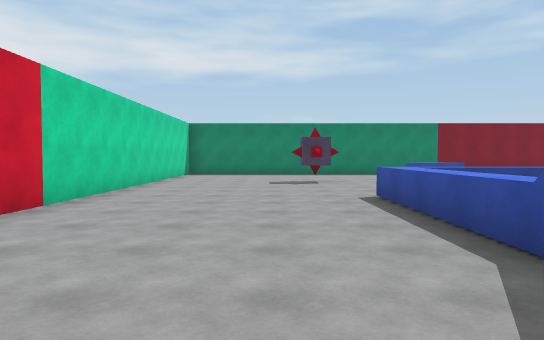
View 1 (above)

20 first-person views from a walk through a Unity game level. The camera is 1.4 m above the floor, tilts 2° down and sees 70° across. The floor is counted in squares, 2 m on a side. Each view is taken from the middle of a square. On the plan, view 1 faces up. The plan holds only what a view shows up to about 11 squares ahead; the rest is blank.

View 2
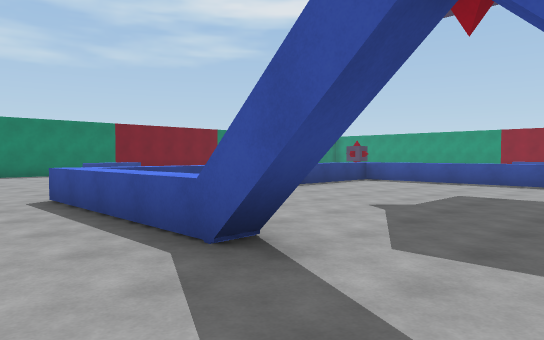

View 3
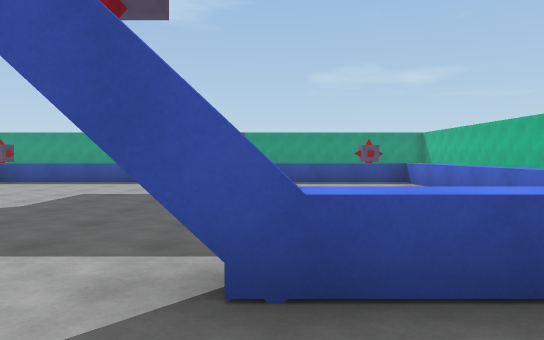

View 4
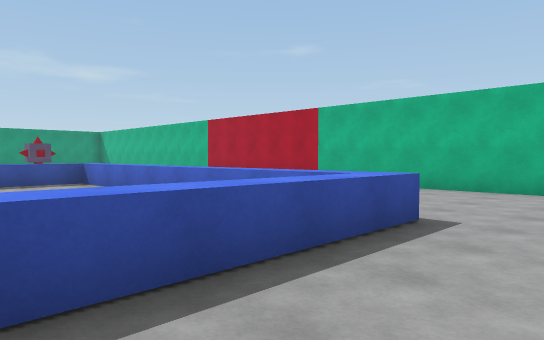

View 5
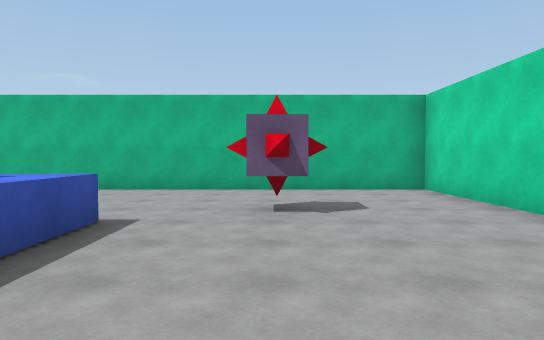

View 6
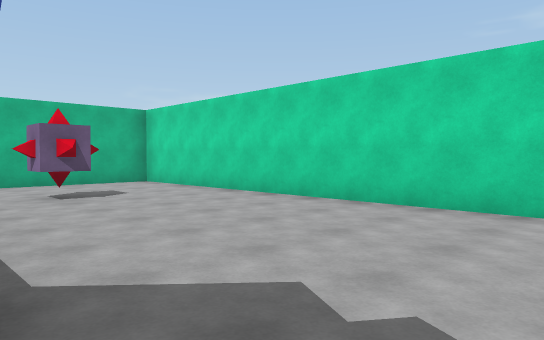

View 7
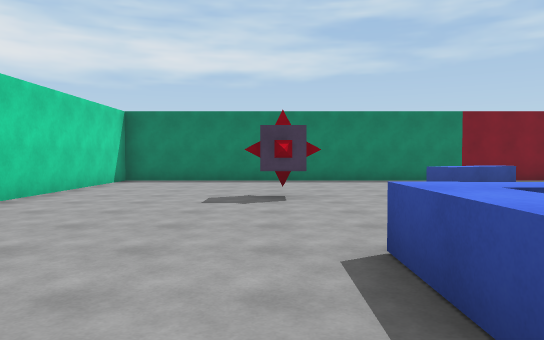

View 8
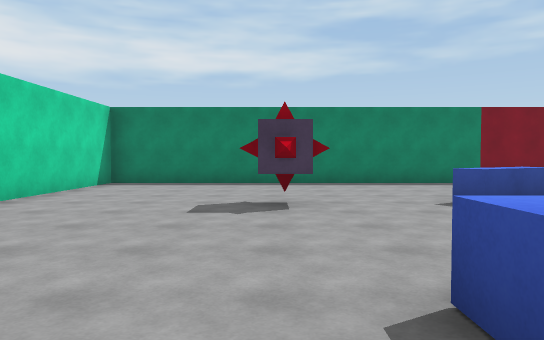

View 9
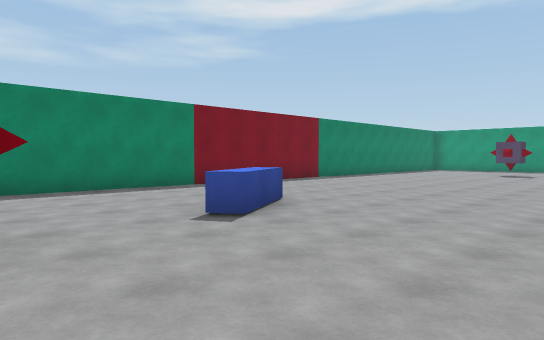

View 10
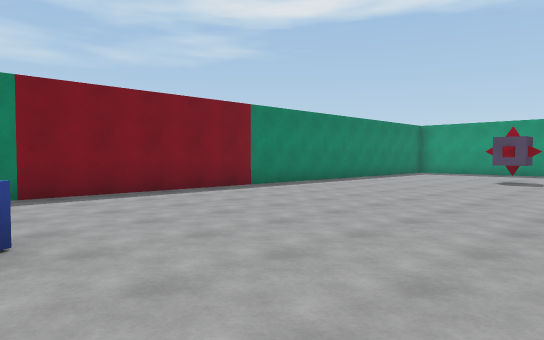

View 11
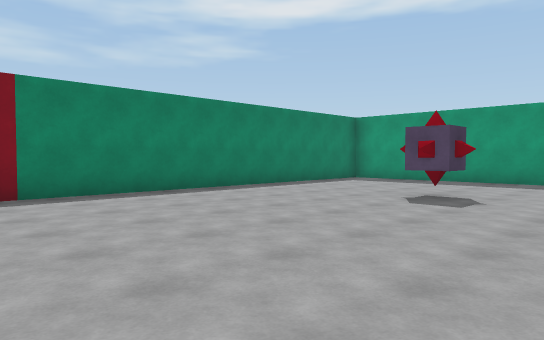

View 12
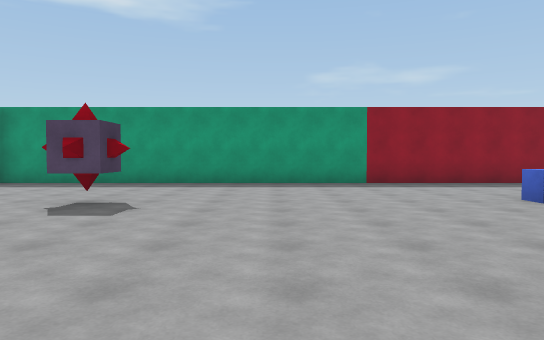

View 13
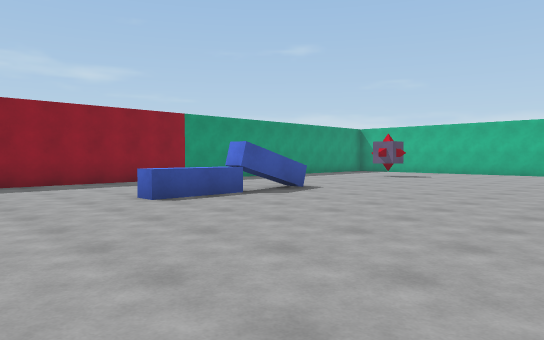

View 14
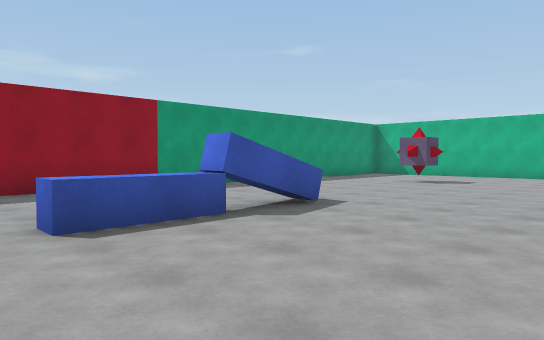

View 15
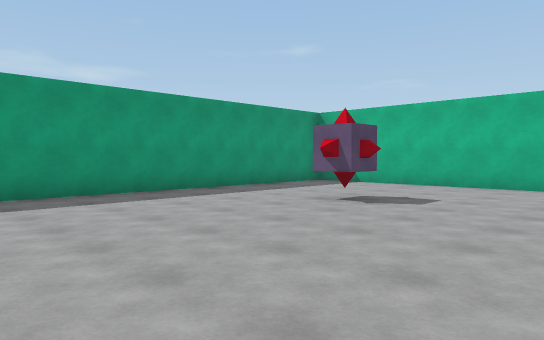

View 16
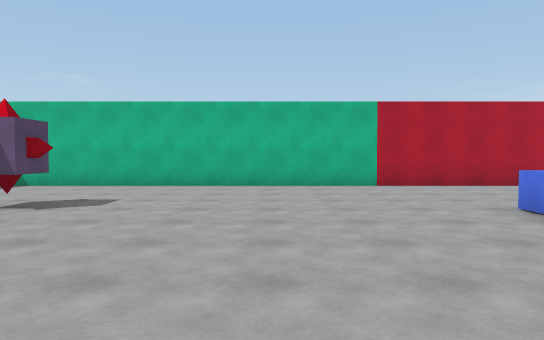

View 17
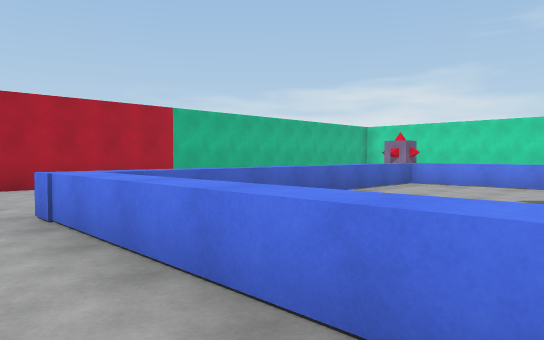

View 18
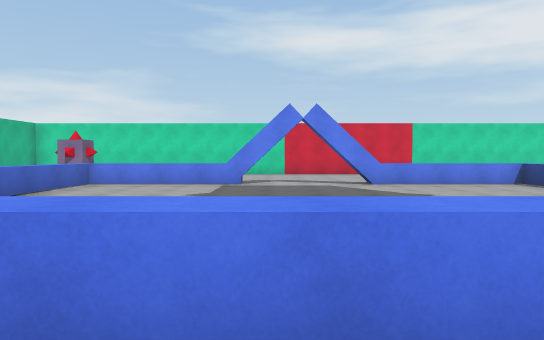

View 19
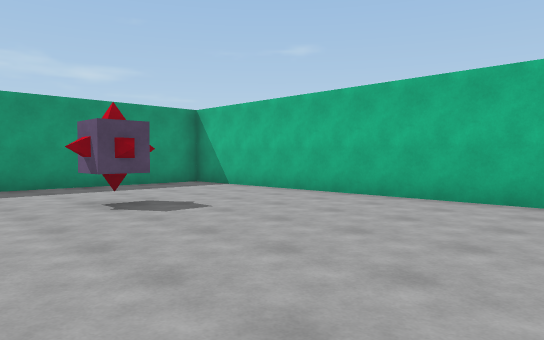

View 20
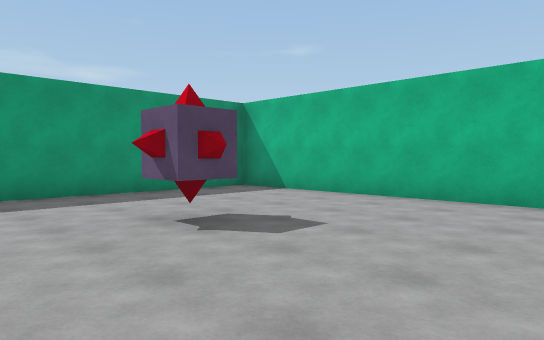

### Floor plan
Key: @ floor where view 1 was taken; # wall or solid block; . floor; = window, fence, low wall or low ledge; ^ raised ledge; S spikes; C cube.
Columns run from 4 left of view 1 to 22 right of it. Each row starts with its distance up from view 1.
 16 #######################
 15 #....................... .#
 14 #.........................#
 13 #.........................#
 12 #.........................#
 11 #....S..^^=..........S....#
 10 #....S..=............S....#
  9 #.........................#
  8 #.........................#
  7 #........      ...........#
  6 #.....^^^  ^^^^ ..........#
  5 #.....^.......^...........#
  4  .....^.......^......^....#
  3   ....^.......^ .....^....#
  2   ....#.......^ .....#  ..#
  1    .......... ^......^.   #
  0 #...@.....    ^......^... #
 -1 #.....^...    ^...........#
 -2 #.....^...   .^...........#
 -3 #.....^...   .^...........#
 -4 #.....^...   .^...........#
 -5 #.....^^^^^^^^^......CS...#
 -6 #...S..       ........S...#
 -7 #...C...     .............#
 -8 #.......     .............#
 -9 #.......    ..............#
-10 ###########################

Where each view was taken, in squares from view 1:
view 1: 0 up, 0 right, facing up
view 2: 0 up, 0 right, facing up-right
view 3: 1 down, 0 right, facing right
view 4: 1 down, 0 right, facing down-right
view 5: 1 down, 0 right, facing down
view 6: 1 up, 2 right, facing down-left
view 7: 4 up, 1 right, facing up
view 8: 5 up, 1 right, facing up
view 9: 7 up, 1 right, facing up-right
view 10: 8 up, 5 right, facing up-right
view 11: 8 up, 10 right, facing up-right
view 12: 8 up, 11 right, facing right
view 13: 7 up, 11 right, facing down-right
view 14: 5 up, 13 right, facing down-right
view 15: 0 up, 14 right, facing down-right
view 16: 0 up, 14 right, facing down
view 17: 0 up, 12 right, facing down-left
view 18: 0 up, 12 right, facing left
view 19: 3 down, 12 right, facing down-right
view 20: 3 down, 14 right, facing down-right
